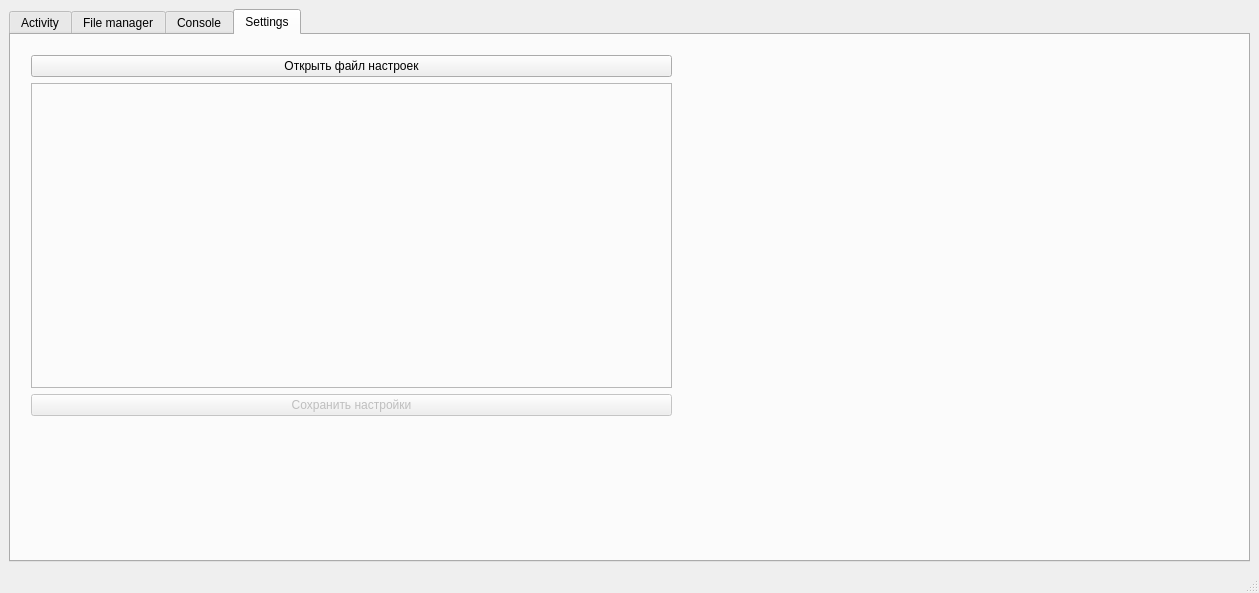
<?xml version="1.0" encoding="UTF-8"?>
<ui version="4.0">
 <class>MainWindow</class>
 <widget class="QMainWindow" name="MainWindow">
  <property name="geometry">
   <rect>
    <x>0</x>
    <y>0</y>
    <width>1259</width>
    <height>593</height>
   </rect>
  </property>
  <property name="windowTitle">
   <string>Server</string>
  </property>
  <widget class="QWidget" name="centralwidget">
   <layout class="QGridLayout" name="gridLayout">
    <item row="1" column="0">
     <widget class="QTabWidget" name="serverTabWidget">
      <property name="currentIndex">
       <number>3</number>
      </property>
      <property name="movable">
       <bool>true</bool>
      </property>
      <widget class="QWidget" name="activityTab">
       <attribute name="title">
        <string>Activity</string>
       </attribute>
       <layout class="QGridLayout" name="gridLayout_2">
        <item row="0" column="0">
         <widget class="QListWidget" name="clientsListWidget"/>
        </item>
        <item row="0" column="1">
         <layout class="QVBoxLayout" name="verticalLayout">
          <item>
           <widget class="QTextBrowser" name="ChatTextBrowser"/>
          </item>
          <item>
           <widget class="QLineEdit" name="lineEdit">
            <property name="placeholderText">
             <string>Text message</string>
            </property>
           </widget>
          </item>
          <item>
           <widget class="QPushButton" name="sendMsgPushButton">
            <property name="text">
             <string>Send message</string>
            </property>
           </widget>
          </item>
         </layout>
        </item>
       </layout>
      </widget>
      <widget class="QWidget" name="fileManagerTab">
       <attribute name="title">
        <string>File manager</string>
       </attribute>
       <widget class="QFrame" name="frame">
        <property name="geometry">
         <rect>
          <x>40</x>
          <y>60</y>
          <width>811</width>
          <height>371</height>
         </rect>
        </property>
        <property name="frameShape">
         <enum>QFrame::StyledPanel</enum>
        </property>
        <property name="frameShadow">
         <enum>QFrame::Raised</enum>
        </property>
       </widget>
      </widget>
      <widget class="QWidget" name="consoleTab">
       <attribute name="title">
        <string>Console</string>
       </attribute>
       <layout class="QHBoxLayout" name="horizontalLayout">
        <item>
         <widget class="QTextEdit" name="infoAboutServerTextEdit">
          <property name="readOnly">
           <bool>true</bool>
          </property>
         </widget>
        </item>
       </layout>
      </widget>
      <widget class="QWidget" name="settingsTab">
       <attribute name="title">
        <string>Settings</string>
       </attribute>
       <widget class="QWidget" name="layoutWidget">
        <property name="geometry">
         <rect>
          <x>20</x>
          <y>20</y>
          <width>641</width>
          <height>361</height>
         </rect>
        </property>
        <layout class="QGridLayout" name="settingsGridLayout">
         <item row="0" column="0">
          <widget class="QPushButton" name="openJSONSettingsFilePushButton">
           <property name="text">
            <string>Открыть файл настроек</string>
           </property>
          </widget>
         </item>
         <item row="2" column="0">
          <widget class="QPushButton" name="saveSettingsPushButton">
           <property name="enabled">
            <bool>false</bool>
           </property>
           <property name="text">
            <string>Сохранить настройки</string>
           </property>
          </widget>
         </item>
         <item row="1" column="0">
          <widget class="QFrame" name="settingsFrame">
           <property name="frameShape">
            <enum>QFrame::StyledPanel</enum>
           </property>
           <property name="frameShadow">
            <enum>QFrame::Raised</enum>
           </property>
          </widget>
         </item>
        </layout>
       </widget>
      </widget>
     </widget>
    </item>
   </layout>
  </widget>
  <widget class="QMenuBar" name="menubar">
   <property name="geometry">
    <rect>
     <x>0</x>
     <y>0</y>
     <width>1259</width>
     <height>25</height>
    </rect>
   </property>
  </widget>
  <widget class="QStatusBar" name="statusbar"/>
 </widget>
 <resources/>
 <connections/>
</ui>
